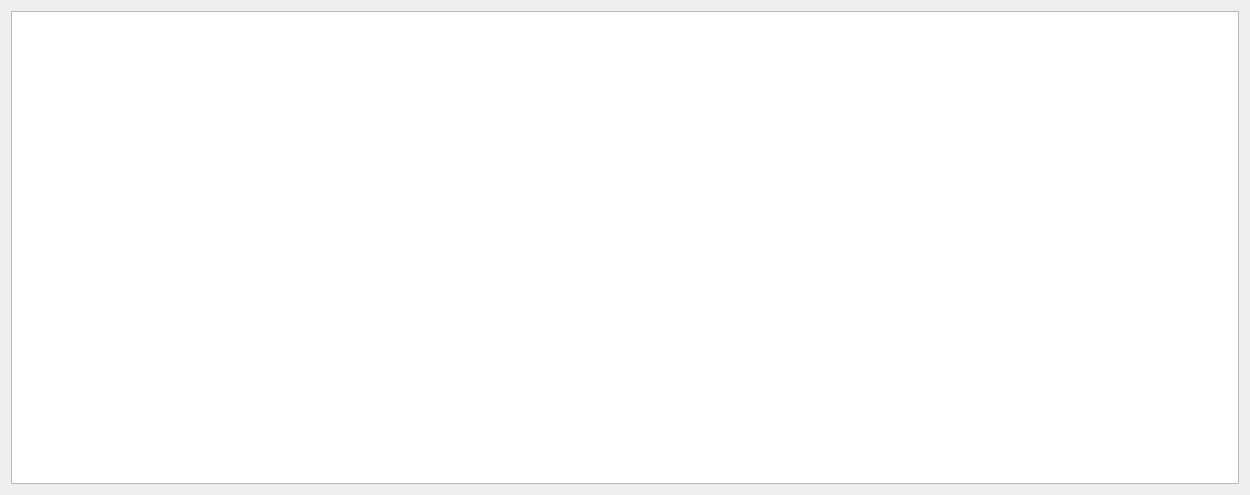
<?xml version="1.0" encoding="UTF-8"?>
<ui version="4.0">
 <class>DlgViewInvoiceCorrections</class>
 <widget class="QDialog" name="DlgViewInvoiceCorrections">
  <property name="geometry">
   <rect>
    <x>0</x>
    <y>0</y>
    <width>1250</width>
    <height>495</height>
   </rect>
  </property>
  <property name="windowTitle">
   <string>Corrections</string>
  </property>
  <layout class="QHBoxLayout" name="horizontalLayout">
   <item>
    <widget class="QTableWidget" name="tblData"/>
   </item>
  </layout>
 </widget>
 <resources/>
 <connections/>
</ui>
